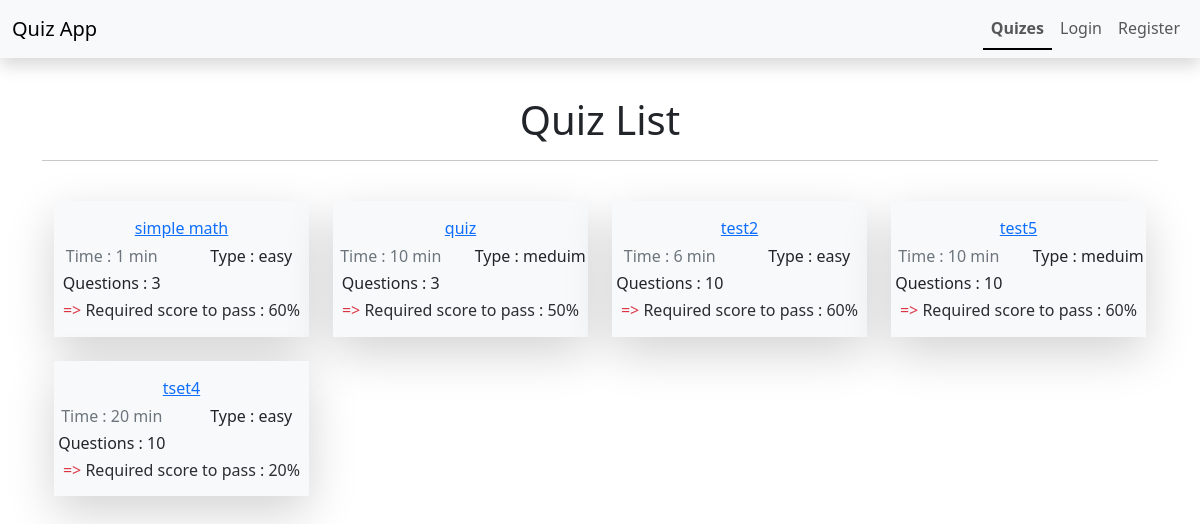
The page / on the database its author committed.
### quizes/models.py (models this page shows, shortened)
class Quizes(models.Model):
    name = models.CharField( max_length=150)
    topic = models.CharField( max_length=150)
    number_of_questions = models.IntegerField()
    time = models.IntegerField(help_text="duration of the quiz in minutes")
    required_scored_to_pass = models.IntegerField(help_text="required score in %")
    diffculity = models.CharField( max_length=6 , choices=DIFF_CSOICES)
    class Meta:
        verbose_name_plural = "Quizes"

### quizes/views.py (the view)
# urls.py: path('' , views.QuizList.as_view() , name="QuizList"),
class QuizList(ListView):
    model = Quizes
    template_name = 'quizes/quizlist.html'

### quizes/templates/quizes/quizlist.html (shortened to what this page needs)
{% extends "base.html" %}
{% block content %}
<div class="h1 text-center pt-5">
    Quiz List
</div>
<hr>
<div class="container text-center">
    <div class="row ">
        {% for obj in object_list %}
        <div class="col-md-6 col-xl-3 col-lg-4 gy-4  ">
            <div class="inner py-2 bg-light shadow-lg ">
            <button type="button" class="btn btn-link modal-button" data-pk={{obj.pk}} data-quiz={{obj.name}}
                data-questions={{obj.number_of_questions}} data-difficulty={{obj.diffculity}} data-time={{obj.time}}
                data-pass={{obj.required_scored_to_pass}} data-bs-toggle="modal" data-bs-target="#quizStartModal">
                {{obj.name}}
            </button>
            <div class="row">
                <div class="col-6">
                    <h6 class="text-secondary">Time : {{obj.time}} min</h6>
            <h6 class="">Questions : {{obj.number_of_questions}}</h6>
                </div>
                <div class="col-6">
                    <h6>Type : {{obj.diffculity}}</h6>
                </div>
            </div>
            <h6 class="text-secondary-emphasis"><span class="text-danger">=></span> Required score to pass : {{obj.required_scored_to_pass}}%</h6>
            </div>
        </div>
        {% endfor %}
        {% endblock content %}

### static/css/style.css (style rules this page uses)
* { margin: 0; padding: 0 }

### rows shown on the page
Quizes: name "simple math", time "1", number_of_questions "3", diffculity "easy", required_scored_to_pass "60"
Quizes: name "quiz", time "10", number_of_questions "3", diffculity "meduim", required_scored_to_pass "50"
Quizes: name "test2", time "6", number_of_questions "10", diffculity "easy", required_scored_to_pass "60"
Quizes: name "test5", time "10", number_of_questions "10", diffculity "meduim", required_scored_to_pass "60"
Quizes: name "tset4", time "20", number_of_questions "10", diffculity "easy", required_scored_to_pass "20"
